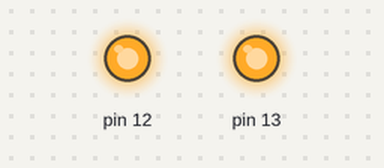
A sketch run on a simulated Arduino Uno, built with avr-gcc and run on an emulated ATmega328P. Shown: output pins drawn as LEDs (lit = HIGH).

Above: at 0.1 s.
At 3.1 s:
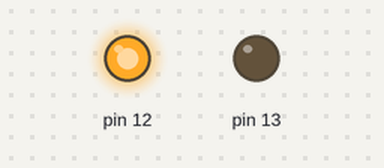
Timing chart, 0 to 6.9 s (numbered marks = the images above):
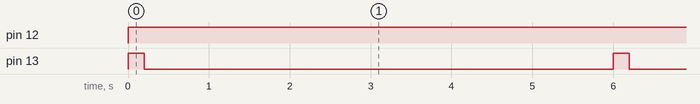

Measured:
- by itself, pin 12: LOW → HIGH at 0.00 s
- by itself, pin 13: alternates HIGH for 0.20 s and LOW for 5.8 s

The sketch:

shock-code.ino
```cpp
void setup() {
  pinMode(12, OUTPUT);
  pinMode(13, OUTPUT);
}

void loop() {
  for (int x = 0; x < 5; x++) {
    digitalWrite(12, HIGH);
    digitalWrite(13, HIGH);
    delay(200);
    digitalWrite(13, LOW);
    delay(5800);
  }
}
```
